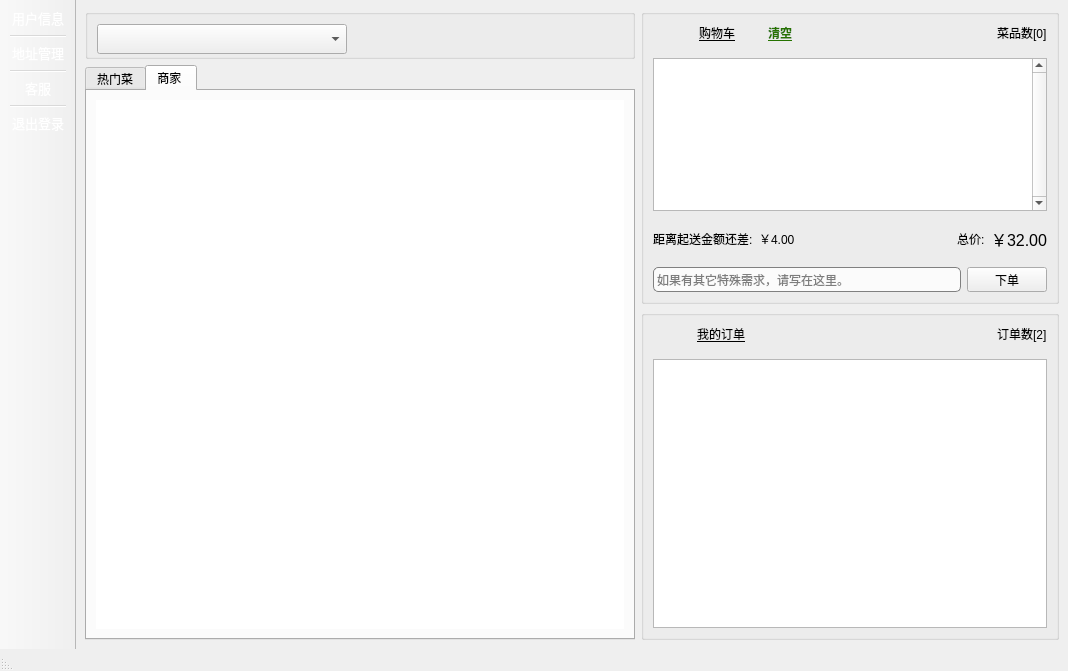
<?xml version="1.0" encoding="UTF-8"?>
<ui version="4.0">
 <class>MainW</class>
 <widget class="QMainWindow" name="MainW">
  <property name="geometry">
   <rect>
    <x>0</x>
    <y>0</y>
    <width>1068</width>
    <height>671</height>
   </rect>
  </property>
  <property name="windowTitle">
   <string>丑团外卖客户端</string>
  </property>
  <property name="windowIcon">
   <iconset resource="resource.qrc">
    <normaloff>:/new/prefix1/res/主窗口.png</normaloff>:/new/prefix1/res/主窗口.png</iconset>
  </property>
  <property name="unifiedTitleAndToolBarOnMac">
   <bool>false</bool>
  </property>
  <widget class="QWidget" name="centralwidget">
   <layout class="QGridLayout" name="gridLayout_2">
    <item row="2" column="1">
     <widget class="QGroupBox" name="groupOrder">
      <property name="minimumSize">
       <size>
        <width>400</width>
        <height>330</height>
       </size>
      </property>
      <property name="maximumSize">
       <size>
        <width>16777215</width>
        <height>16777215</height>
       </size>
      </property>
      <property name="styleSheet">
       <string notr="true"/>
      </property>
      <property name="title">
       <string/>
      </property>
      <property name="flat">
       <bool>false</bool>
      </property>
      <layout class="QGridLayout" name="gridLayout_8">
       <item row="0" column="0">
        <layout class="QGridLayout" name="gridOrder" columnstretch="1,4,4">
         <property name="bottomMargin">
          <number>10</number>
         </property>
         <property name="horizontalSpacing">
          <number>0</number>
         </property>
         <item row="0" column="0">
          <widget class="QLabel" name="label_9">
           <property name="text">
            <string/>
           </property>
           <property name="pixmap">
            <pixmap resource="resource.qrc">:/new/prefix1/res/orderPix.png</pixmap>
           </property>
          </widget>
         </item>
         <item row="0" column="1">
          <widget class="QLabel" name="label_10">
           <property name="text">
            <string>&lt;html&gt;&lt;head/&gt;&lt;body&gt;&lt;p&gt;&lt;span style=&quot; text-decoration: underline;&quot;&gt;我的订单&lt;/span&gt;&lt;/p&gt;&lt;/body&gt;&lt;/html&gt;</string>
           </property>
          </widget>
         </item>
         <item row="0" column="2" alignment="Qt::AlignRight">
          <widget class="QLabel" name="labOrderNum">
           <property name="text">
            <string>订单数[2]</string>
           </property>
          </widget>
         </item>
        </layout>
       </item>
       <item row="1" column="0">
        <widget class="QListWidget" name="orderList">
         <property name="horizontalScrollBarPolicy">
          <enum>Qt::ScrollBarAlwaysOff</enum>
         </property>
         <property name="selectionMode">
          <enum>QAbstractItemView::NoSelection</enum>
         </property>
        </widget>
       </item>
      </layout>
     </widget>
    </item>
    <item row="1" column="0" rowspan="2">
     <widget class="QTabWidget" name="tabWidget">
      <property name="sizePolicy">
       <sizepolicy hsizetype="Expanding" vsizetype="Ignored">
        <horstretch>0</horstretch>
        <verstretch>0</verstretch>
       </sizepolicy>
      </property>
      <property name="minimumSize">
       <size>
        <width>550</width>
        <height>0</height>
       </size>
      </property>
      <property name="styleSheet">
       <string notr="true"/>
      </property>
      <property name="tabShape">
       <enum>QTabWidget::Rounded</enum>
      </property>
      <property name="currentIndex">
       <number>1</number>
      </property>
      <property name="iconSize">
       <size>
        <width>16</width>
        <height>25</height>
       </size>
      </property>
      <widget class="QWidget" name="tab">
       <attribute name="title">
        <string>热门菜</string>
       </attribute>
       <layout class="QHBoxLayout" name="horizontalLayout">
        <item>
         <widget class="QListWidget" name="hotList">
          <property name="frameShape">
           <enum>QFrame::NoFrame</enum>
          </property>
         </widget>
        </item>
       </layout>
      </widget>
      <widget class="QWidget" name="tab_2">
       <attribute name="title">
        <string>商家 </string>
       </attribute>
       <layout class="QGridLayout" name="gridLayout_5">
        <item row="0" column="0">
         <widget class="QListWidget" name="shopList">
          <property name="styleSheet">
           <string notr="true"/>
          </property>
          <property name="frameShape">
           <enum>QFrame::NoFrame</enum>
          </property>
          <property name="frameShadow">
           <enum>QFrame::Sunken</enum>
          </property>
          <property name="horizontalScrollBarPolicy">
           <enum>Qt::ScrollBarAlwaysOff</enum>
          </property>
          <property name="alternatingRowColors">
           <bool>false</bool>
          </property>
          <property name="viewMode">
           <enum>QListView::ListMode</enum>
          </property>
         </widget>
        </item>
       </layout>
      </widget>
     </widget>
    </item>
    <item row="0" column="0">
     <widget class="QGroupBox" name="groupAddress">
      <property name="maximumSize">
       <size>
        <width>16777215</width>
        <height>50</height>
       </size>
      </property>
      <property name="styleSheet">
       <string notr="true"/>
      </property>
      <property name="title">
       <string/>
      </property>
      <property name="flat">
       <bool>false</bool>
      </property>
      <layout class="QHBoxLayout" name="horizontalLayout_4">
       <item>
        <layout class="QGridLayout" name="gridLayout_3" columnstretch="7">
         <property name="horizontalSpacing">
          <number>30</number>
         </property>
         <property name="verticalSpacing">
          <number>6</number>
         </property>
         <item row="0" column="0" alignment="Qt::AlignLeft">
          <widget class="QComboBox" name="comAddress">
           <property name="minimumSize">
            <size>
             <width>250</width>
             <height>30</height>
            </size>
           </property>
           <property name="styleSheet">
            <string notr="true"/>
           </property>
          </widget>
         </item>
        </layout>
       </item>
      </layout>
     </widget>
    </item>
    <item row="0" column="1" rowspan="2">
     <widget class="QGroupBox" name="groupShopCar">
      <property name="styleSheet">
       <string notr="true"/>
      </property>
      <property name="title">
       <string/>
      </property>
      <property name="flat">
       <bool>false</bool>
      </property>
      <property name="checkable">
       <bool>false</bool>
      </property>
      <property name="checked">
       <bool>false</bool>
      </property>
      <layout class="QGridLayout" name="gridLayout_6">
       <item row="0" column="0">
        <layout class="QGridLayout" name="gridShopCarIcon" columnstretch="2,3,10,1">
         <property name="bottomMargin">
          <number>10</number>
         </property>
         <property name="horizontalSpacing">
          <number>0</number>
         </property>
         <item row="0" column="3" alignment="Qt::AlignRight">
          <widget class="QLabel" name="labFoodNum">
           <property name="text">
            <string>菜品数[0]</string>
           </property>
          </widget>
         </item>
         <item row="0" column="1">
          <widget class="QLabel" name="label_4">
           <property name="text">
            <string>&lt;html&gt;&lt;head/&gt;&lt;body&gt;&lt;p&gt;&lt;span style=&quot; text-decoration: underline;&quot;&gt;购物车&lt;/span&gt;&lt;/p&gt;&lt;/body&gt;&lt;/html&gt;</string>
           </property>
          </widget>
         </item>
         <item row="0" column="0">
          <widget class="QLabel" name="labelCar">
           <property name="maximumSize">
            <size>
             <width>10000</width>
             <height>10000</height>
            </size>
           </property>
           <property name="text">
            <string/>
           </property>
           <property name="pixmap">
            <pixmap resource="resource.qrc">:/new/prefix1/res/shopCar.png</pixmap>
           </property>
          </widget>
         </item>
         <item row="0" column="2">
          <widget class="QLabel" name="labClearCar">
           <property name="text">
            <string>&lt;html&gt;&lt;head/&gt;&lt;body&gt;&lt;p&gt;&lt;span style=&quot; font-weight:600; text-decoration: underline; color:#267300;&quot;&gt;清空&lt;/span&gt;&lt;/p&gt;&lt;/body&gt;&lt;/html&gt;</string>
           </property>
          </widget>
         </item>
        </layout>
       </item>
       <item row="1" column="0">
        <widget class="QListWidget" name="carList">
         <property name="verticalScrollBarPolicy">
          <enum>Qt::ScrollBarAlwaysOn</enum>
         </property>
         <property name="horizontalScrollBarPolicy">
          <enum>Qt::ScrollBarAlwaysOff</enum>
         </property>
         <property name="selectionMode">
          <enum>QAbstractItemView::NoSelection</enum>
         </property>
        </widget>
       </item>
       <item row="2" column="0">
        <layout class="QGridLayout" name="gridLayout_4" columnstretch="1,4,4,2">
         <property name="topMargin">
          <number>10</number>
         </property>
         <property name="bottomMargin">
          <number>10</number>
         </property>
         <item row="0" column="3" alignment="Qt::AlignRight">
          <widget class="QLabel" name="labTolPrice">
           <property name="text">
            <string>&lt;html&gt;&lt;head/&gt;&lt;body&gt;&lt;p&gt;&lt;span style=&quot; font-size:12pt;&quot;&gt;￥32.00&lt;/span&gt;&lt;/p&gt;&lt;/body&gt;&lt;/html&gt;</string>
           </property>
          </widget>
         </item>
         <item row="0" column="0">
          <widget class="QLabel" name="label_6">
           <property name="text">
            <string>&lt;html&gt;&lt;head/&gt;&lt;body&gt;&lt;p&gt;距离起送金额还差:&lt;/p&gt;&lt;/body&gt;&lt;/html&gt;</string>
           </property>
          </widget>
         </item>
         <item row="0" column="1">
          <widget class="QLabel" name="labBegPrice">
           <property name="text">
            <string>&lt;html&gt;&lt;head/&gt;&lt;body&gt;&lt;p&gt;￥4.00&lt;/p&gt;&lt;/body&gt;&lt;/html&gt;</string>
           </property>
          </widget>
         </item>
         <item row="0" column="2" alignment="Qt::AlignRight">
          <widget class="QLabel" name="label_12">
           <property name="text">
            <string>总价:</string>
           </property>
          </widget>
         </item>
        </layout>
       </item>
       <item row="3" column="0">
        <layout class="QGridLayout" name="gridLayout" columnstretch="4,0">
         <item row="0" column="0">
          <widget class="QLineEdit" name="editExtra">
           <property name="minimumSize">
            <size>
             <width>0</width>
             <height>25</height>
            </size>
           </property>
           <property name="toolTip">
            <string/>
           </property>
           <property name="statusTip">
            <string/>
           </property>
           <property name="styleSheet">
            <string notr="true">border: 1px solid gray;/*设置边框的粗细，以及颜色*/
border-radius: 5px;/*设置圆角的大小*/
padding: 0.8px;/*如果没有内容光标在开始往后移动0.8像素点*/
selection-background-color: darkgray;
background:rgba(255, 255, 255, 200);</string>
           </property>
           <property name="placeholderText">
            <string>如果有其它特殊需求，请写在这里。</string>
           </property>
          </widget>
         </item>
         <item row="0" column="1">
          <widget class="QPushButton" name="btnMakeOrder">
           <property name="minimumSize">
            <size>
             <width>70</width>
             <height>25</height>
            </size>
           </property>
           <property name="text">
            <string>下单</string>
           </property>
          </widget>
         </item>
        </layout>
       </item>
      </layout>
     </widget>
    </item>
   </layout>
  </widget>
  <widget class="QMenuBar" name="menubar">
   <property name="geometry">
    <rect>
     <x>0</x>
     <y>0</y>
     <width>1068</width>
     <height>26</height>
    </rect>
   </property>
  </widget>
  <widget class="QStatusBar" name="statusbar">
   <property name="layoutDirection">
    <enum>Qt::RightToLeft</enum>
   </property>
  </widget>
  <widget class="QToolBar" name="toolBar">
   <property name="font">
    <font>
     <family>Arial</family>
     <pointsize>-1</pointsize>
     <underline>false</underline>
    </font>
   </property>
   <property name="acceptDrops">
    <bool>false</bool>
   </property>
   <property name="windowTitle">
    <string>toolBar</string>
   </property>
   <property name="autoFillBackground">
    <bool>false</bool>
   </property>
   <property name="styleSheet">
    <string notr="true">color:white;
font-size:13px;</string>
   </property>
   <property name="movable">
    <bool>false</bool>
   </property>
   <property name="orientation">
    <enum>Qt::Vertical</enum>
   </property>
   <property name="toolButtonStyle">
    <enum>Qt::ToolButtonTextUnderIcon</enum>
   </property>
   <property name="floatable">
    <bool>false</bool>
   </property>
   <attribute name="toolBarArea">
    <enum>LeftToolBarArea</enum>
   </attribute>
   <attribute name="toolBarBreak">
    <bool>false</bool>
   </attribute>
   <addaction name="actUserInfo"/>
   <addaction name="separator"/>
   <addaction name="actiAddress"/>
   <addaction name="separator"/>
   <addaction name="actService"/>
   <addaction name="separator"/>
   <addaction name="actExit"/>
  </widget>
  <action name="actUserInfo">
   <property name="icon">
    <iconset resource="resource.qrc">
     <normaloff>:/new/prefix1/res/用户中心.png</normaloff>:/new/prefix1/res/用户中心.png</iconset>
   </property>
   <property name="text">
    <string>用户信息</string>
   </property>
   <property name="toolTip">
    <string>用户信息</string>
   </property>
  </action>
  <action name="actiAddress">
   <property name="icon">
    <iconset resource="resource.qrc">
     <normaloff>:/new/prefix1/res/收货地址.png</normaloff>:/new/prefix1/res/收货地址.png</iconset>
   </property>
   <property name="text">
    <string>地址管理</string>
   </property>
  </action>
  <action name="actService">
   <property name="icon">
    <iconset resource="resource.qrc">
     <normaloff>:/new/prefix1/res/客服.png</normaloff>:/new/prefix1/res/客服.png</iconset>
   </property>
   <property name="text">
    <string>客服</string>
   </property>
  </action>
  <action name="actExit">
   <property name="icon">
    <iconset resource="resource.qrc">
     <normaloff>:/new/prefix1/res/退出 .png</normaloff>:/new/prefix1/res/退出 .png</iconset>
   </property>
   <property name="text">
    <string>退出登录</string>
   </property>
   <property name="toolTip">
    <string>退出登录</string>
   </property>
  </action>
 </widget>
 <resources>
  <include location="resource.qrc"/>
 </resources>
 <connections/>
</ui>
